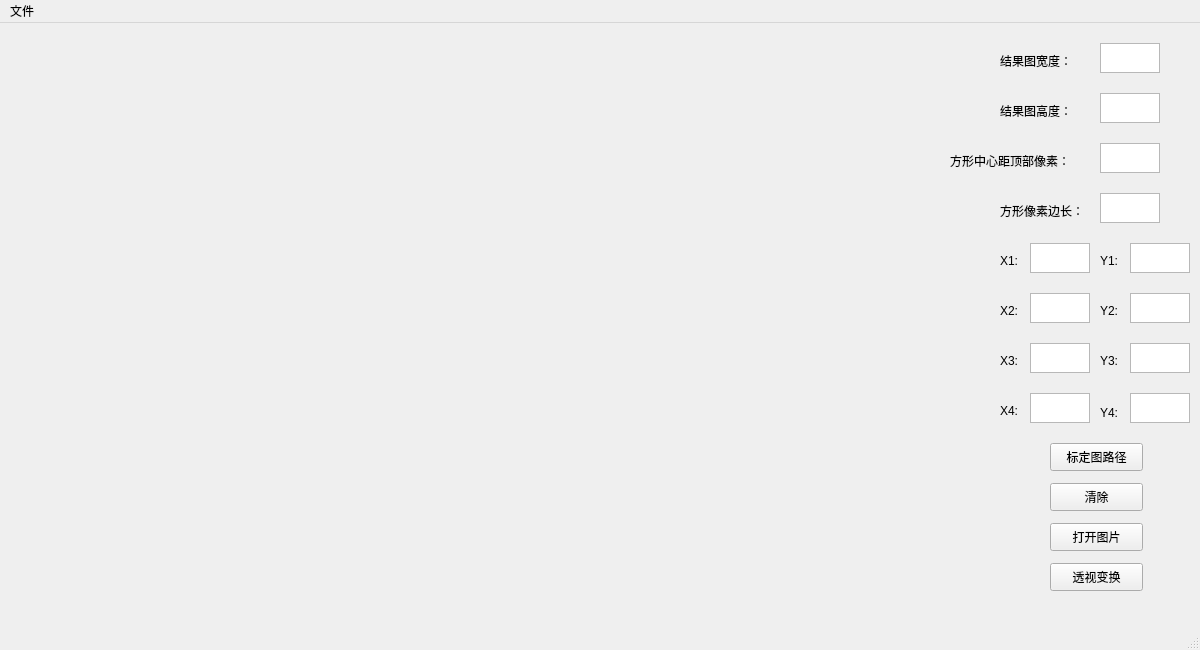
<?xml version="1.0" encoding="UTF-8"?>
<ui version="4.0">
 <class>UdipmWindow</class>
 <widget class="QMainWindow" name="UdipmWindow">
  <property name="geometry">
   <rect>
    <x>0</x>
    <y>0</y>
    <width>1200</width>
    <height>650</height>
   </rect>
  </property>
  <property name="windowTitle">
   <string>RUBO UDIPM</string>
  </property>
  <widget class="QWidget" name="centralwidget">
   <widget class="QLabel" name="label">
    <property name="geometry">
     <rect>
      <x>0</x>
      <y>0</y>
      <width>940</width>
      <height>600</height>
     </rect>
    </property>
    <property name="text">
     <string/>
    </property>
   </widget>
   <widget class="QTextEdit" name="text_y1">
    <property name="geometry">
     <rect>
      <x>1130</x>
      <y>220</y>
      <width>60</width>
      <height>30</height>
     </rect>
    </property>
   </widget>
   <widget class="QLabel" name="label_width">
    <property name="geometry">
     <rect>
      <x>1000</x>
      <y>30</y>
      <width>91</width>
      <height>16</height>
     </rect>
    </property>
    <property name="text">
     <string>结果图宽度：</string>
    </property>
   </widget>
   <widget class="QTextEdit" name="text_x3">
    <property name="geometry">
     <rect>
      <x>1030</x>
      <y>320</y>
      <width>60</width>
      <height>30</height>
     </rect>
    </property>
   </widget>
   <widget class="QTextEdit" name="text_x4">
    <property name="geometry">
     <rect>
      <x>1030</x>
      <y>370</y>
      <width>60</width>
      <height>30</height>
     </rect>
    </property>
   </widget>
   <widget class="QLabel" name="label_x4">
    <property name="geometry">
     <rect>
      <x>1000</x>
      <y>380</y>
      <width>21</width>
      <height>16</height>
     </rect>
    </property>
    <property name="text">
     <string>X4:</string>
    </property>
   </widget>
   <widget class="QTextEdit" name="text_y2">
    <property name="geometry">
     <rect>
      <x>1130</x>
      <y>270</y>
      <width>60</width>
      <height>30</height>
     </rect>
    </property>
   </widget>
   <widget class="QLabel" name="label_len">
    <property name="geometry">
     <rect>
      <x>1000</x>
      <y>180</y>
      <width>141</width>
      <height>16</height>
     </rect>
    </property>
    <property name="font">
     <font>
      <bold>false</bold>
     </font>
    </property>
    <property name="text">
     <string>方形像素边长：</string>
    </property>
   </widget>
   <widget class="QLabel" name="label_y3">
    <property name="geometry">
     <rect>
      <x>1100</x>
      <y>330</y>
      <width>21</width>
      <height>16</height>
     </rect>
    </property>
    <property name="text">
     <string>Y3:</string>
    </property>
   </widget>
   <widget class="QTextEdit" name="text_high">
    <property name="geometry">
     <rect>
      <x>1100</x>
      <y>70</y>
      <width>60</width>
      <height>30</height>
     </rect>
    </property>
   </widget>
   <widget class="QTextEdit" name="text_ysite">
    <property name="geometry">
     <rect>
      <x>1100</x>
      <y>120</y>
      <width>60</width>
      <height>30</height>
     </rect>
    </property>
   </widget>
   <widget class="QTextEdit" name="text_width">
    <property name="geometry">
     <rect>
      <x>1100</x>
      <y>20</y>
      <width>60</width>
      <height>30</height>
     </rect>
    </property>
   </widget>
   <widget class="QLabel" name="label_y4">
    <property name="geometry">
     <rect>
      <x>1100</x>
      <y>380</y>
      <width>20</width>
      <height>20</height>
     </rect>
    </property>
    <property name="text">
     <string>Y4:</string>
    </property>
   </widget>
   <widget class="QTextEdit" name="text_x2">
    <property name="geometry">
     <rect>
      <x>1030</x>
      <y>270</y>
      <width>60</width>
      <height>30</height>
     </rect>
    </property>
   </widget>
   <widget class="QLabel" name="label_x3">
    <property name="geometry">
     <rect>
      <x>1000</x>
      <y>330</y>
      <width>21</width>
      <height>16</height>
     </rect>
    </property>
    <property name="text">
     <string>X3:</string>
    </property>
   </widget>
   <widget class="QLabel" name="label_x1">
    <property name="geometry">
     <rect>
      <x>1000</x>
      <y>230</y>
      <width>21</width>
      <height>16</height>
     </rect>
    </property>
    <property name="text">
     <string>X1:</string>
    </property>
   </widget>
   <widget class="QLabel" name="label_x2">
    <property name="geometry">
     <rect>
      <x>1000</x>
      <y>280</y>
      <width>21</width>
      <height>16</height>
     </rect>
    </property>
    <property name="text">
     <string>X2:</string>
    </property>
   </widget>
   <widget class="QLabel" name="label_y1">
    <property name="geometry">
     <rect>
      <x>1100</x>
      <y>230</y>
      <width>21</width>
      <height>16</height>
     </rect>
    </property>
    <property name="text">
     <string>Y1:</string>
    </property>
   </widget>
   <widget class="QLabel" name="label_y2">
    <property name="geometry">
     <rect>
      <x>1100</x>
      <y>280</y>
      <width>21</width>
      <height>16</height>
     </rect>
    </property>
    <property name="text">
     <string>Y2:</string>
    </property>
   </widget>
   <widget class="QPushButton" name="button_ipm">
    <property name="geometry">
     <rect>
      <x>1050</x>
      <y>540</y>
      <width>93</width>
      <height>28</height>
     </rect>
    </property>
    <property name="text">
     <string>透视变换</string>
    </property>
   </widget>
   <widget class="QTextEdit" name="text_x1">
    <property name="geometry">
     <rect>
      <x>1030</x>
      <y>220</y>
      <width>60</width>
      <height>30</height>
     </rect>
    </property>
   </widget>
   <widget class="QLabel" name="label_high">
    <property name="geometry">
     <rect>
      <x>1000</x>
      <y>80</y>
      <width>91</width>
      <height>16</height>
     </rect>
    </property>
    <property name="text">
     <string>结果图高度：</string>
    </property>
   </widget>
   <widget class="QPushButton" name="button_clear">
    <property name="geometry">
     <rect>
      <x>1050</x>
      <y>460</y>
      <width>93</width>
      <height>28</height>
     </rect>
    </property>
    <property name="text">
     <string>清除</string>
    </property>
   </widget>
   <widget class="QTextEdit" name="text_y4">
    <property name="geometry">
     <rect>
      <x>1130</x>
      <y>370</y>
      <width>60</width>
      <height>30</height>
     </rect>
    </property>
   </widget>
   <widget class="QPushButton" name="button_openpic">
    <property name="geometry">
     <rect>
      <x>1050</x>
      <y>500</y>
      <width>93</width>
      <height>28</height>
     </rect>
    </property>
    <property name="text">
     <string>打开图片</string>
    </property>
   </widget>
   <widget class="QTextEdit" name="text_len">
    <property name="geometry">
     <rect>
      <x>1100</x>
      <y>170</y>
      <width>60</width>
      <height>30</height>
     </rect>
    </property>
   </widget>
   <widget class="QLabel" name="label_ysite">
    <property name="geometry">
     <rect>
      <x>950</x>
      <y>130</y>
      <width>141</width>
      <height>16</height>
     </rect>
    </property>
    <property name="text">
     <string>方形中心距顶部像素：</string>
    </property>
   </widget>
   <widget class="QTextEdit" name="text_y3">
    <property name="geometry">
     <rect>
      <x>1130</x>
      <y>320</y>
      <width>60</width>
      <height>30</height>
     </rect>
    </property>
   </widget>
   <widget class="QPushButton" name="button_opendir">
    <property name="geometry">
     <rect>
      <x>1050</x>
      <y>420</y>
      <width>93</width>
      <height>28</height>
     </rect>
    </property>
    <property name="text">
     <string>标定图路径</string>
    </property>
   </widget>
  </widget>
  <widget class="QMenuBar" name="menubar">
   <property name="geometry">
    <rect>
     <x>0</x>
     <y>0</y>
     <width>1200</width>
     <height>26</height>
    </rect>
   </property>
   <widget class="QMenu" name="menu">
    <property name="title">
     <string>文件</string>
    </property>
    <addaction name="action"/>
    <addaction name="back"/>
    <addaction name="exit"/>
   </widget>
   <addaction name="menu"/>
  </widget>
  <widget class="QStatusBar" name="statusbar"/>
  <action name="back">
   <property name="text">
    <string>返回</string>
   </property>
   <property name="shortcut">
    <string>Ctrl+B</string>
   </property>
  </action>
  <action name="exit">
   <property name="text">
    <string>退出</string>
   </property>
   <property name="shortcut">
    <string>Ctrl+Q</string>
   </property>
  </action>
  <action name="action">
   <property name="text">
    <string>关于</string>
   </property>
   <property name="shortcut">
    <string>Ctrl+A</string>
   </property>
  </action>
 </widget>
 <resources/>
 <connections/>
</ui>
